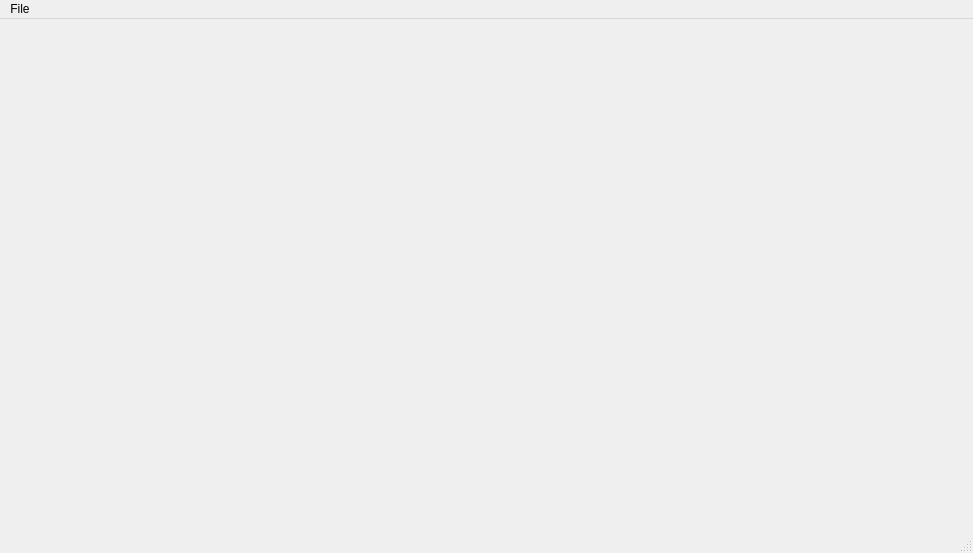
<?xml version="1.0" encoding="UTF-8"?>
<ui version="4.0">
 <class>MainWindow</class>
 <widget class="QMainWindow" name="MainWindow">
  <property name="geometry">
   <rect>
    <x>0</x>
    <y>0</y>
    <width>973</width>
    <height>553</height>
   </rect>
  </property>
  <property name="windowTitle">
   <string>MainWindow</string>
  </property>
  <widget class="QWidget" name="centralwidget">
   <widget class="QLabel" name="label">
    <property name="geometry">
     <rect>
      <x>0</x>
      <y>0</y>
      <width>971</width>
      <height>511</height>
     </rect>
    </property>
    <property name="text">
     <string/>
    </property>
    <property name="pixmap">
     <pixmap>imgs/pexels-christian-heitz-842711.jpg</pixmap>
    </property>
    <property name="scaledContents">
     <bool>true</bool>
    </property>
   </widget>
  </widget>
  <widget class="QMenuBar" name="menubar">
   <property name="geometry">
    <rect>
     <x>0</x>
     <y>0</y>
     <width>973</width>
     <height>22</height>
    </rect>
   </property>
   <widget class="QMenu" name="menuFile">
    <property name="title">
     <string>File</string>
    </property>
    <addaction name="actionNew"/>
    <addaction name="actionEdit"/>
   </widget>
   <addaction name="menuFile"/>
  </widget>
  <widget class="QStatusBar" name="statusbar"/>
  <action name="actionNew">
   <property name="text">
    <string>New</string>
   </property>
  </action>
  <action name="actionEdit">
   <property name="text">
    <string>Edit</string>
   </property>
  </action>
 </widget>
 <resources/>
 <connections/>
</ui>
